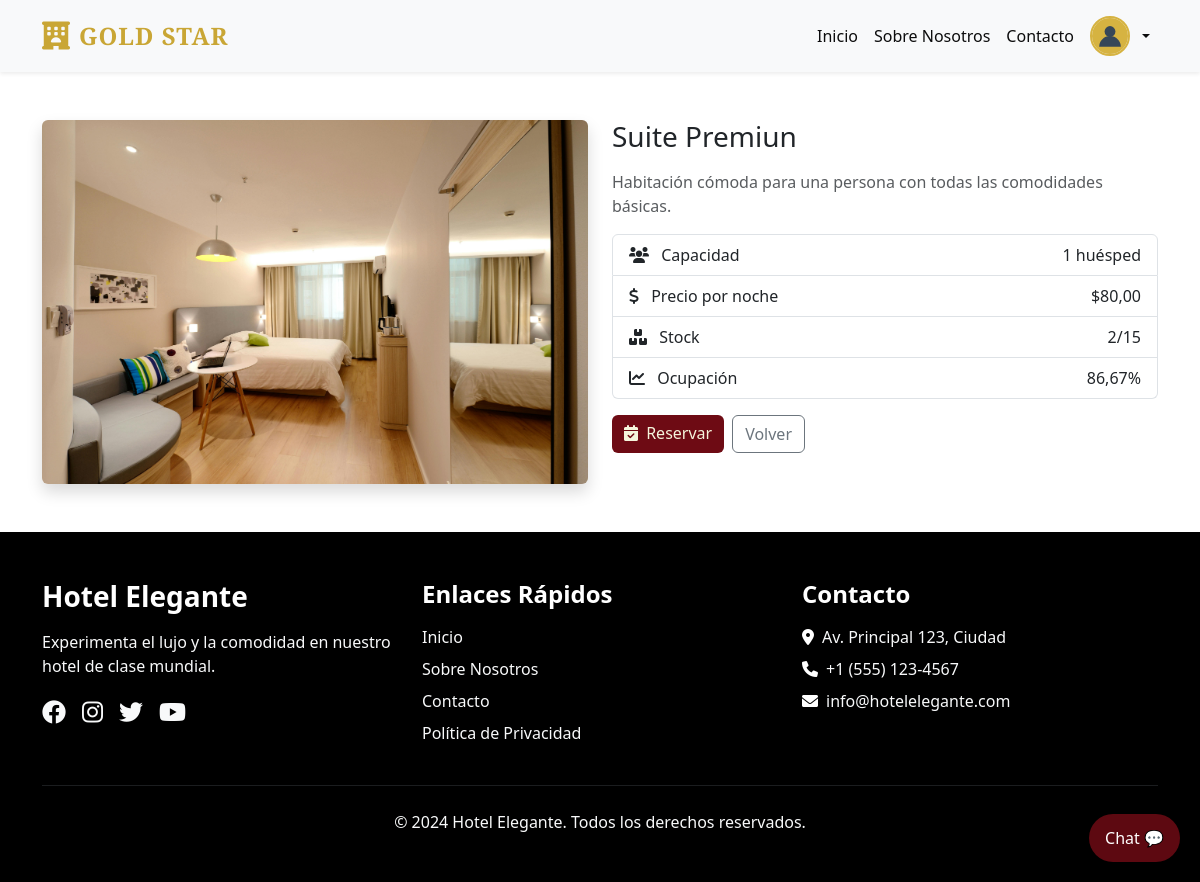
Screenshot of /habitaciones/tipo/1/ (signed in) with the database file from the repository.
### habitaciones/models.py (models this page shows, shortened)
class TipoHabitacion(models.Model):
    nombre = models.CharField(max_length=100, unique=True)
    precio = models.DecimalField(max_digits=10, decimal_places=2)
    capacidad = models.PositiveIntegerField(default=1)
    stock_total = models.PositiveIntegerField(default=0, help_text="Cantidad total de habitaciones de este tipo")
    stock_disponible = models.PositiveIntegerField(default=0, help_text="Cantidad disponible para reservar")
    descripcion = models.TextField(blank=True, null=True)
    imagen = models.ImageField(upload_to='tipos_habitaciones/', blank=True, null=True)
    activo = models.BooleanField(default=True)
    class Meta:
        verbose_name = "Tipo de Habitación"
        verbose_name_plural = "Tipos de Habitaciones"
    def porcentaje_ocupacion(self):
        if self.stock_total == 0:
            return 0
        ocupadas = self.stock_total - self.stock_disponible
        return round((ocupadas / self.stock_total) * 100, 2)

### habitaciones/views.py (the view)
# urls.py: path('tipo/<int:id>/', views.detalle_tipo_publico, name='detalle_tipo_publico'),
def detalle_tipo_publico(request, id):
    tipo = get_object_or_404(TipoHabitacion, id=id)
    return render(request, 'habitaciones/detalle_tipo.html', {
        'tipo': tipo
    })

### administracion/permissions.py (called while the page is built, shortened)
def obtener_roles_usuario(usuario):
    if not usuario.is_authenticated:
        return []
    return UsuarioRol.objects.filter(
        usuario=usuario,
        activo=True,
        rol__activo=True
    ).select_related('rol')

def es_super_admin(usuario):
    if not usuario.is_authenticated:
        return False
    if usuario.is_superuser:
        return True
    return UsuarioRol.objects.filter(
        usuario=usuario,
        rol__nombre='super_admin',
        activo=True,
        rol__activo=True
    ).exists()

def obtener_permisos_usuario(usuario):
    if not usuario.is_authenticated:
        return {}
    roles_usuario = obtener_roles_usuario(usuario)
    permisos_dict = {}
    for usuario_rol in roles_usuario:
        rol = usuario_rol.rol
        if rol.nombre == 'super_admin':
            from .models import Permiso
            permisos = Permiso.objects.all()
            for permiso in permisos:
                if permiso.modulo not in permisos_dict:
                    permisos_dict[permiso.modulo] = []
                if permiso.accion not in permisos_dict[permiso.modulo]:
                    permisos_dict[permiso.modulo].append(permiso.accion)
    if usuario.is_staff:
        acciones = permisos_dict.get('dashboard', [])
        if 'ver' not in acciones:
            acciones.append('ver')
            permisos_dict['dashboard'] = acciones
    return permisos_dict

### habitaciones/templates/habitaciones/detalle_tipo.html (shortened to what this page needs)
{% extends 'base.html' %}
{% load static %}
{% block content %}
<section class="py-5">
  <div class="container">
    <div class="row g-4">
      <div class="col-md-6">
        {% if tipo.imagen %}
          <img src="{{ tipo.imagen.url }}" class="img-fluid rounded shadow" alt="{{ tipo.nombre }}">
        {% else %}
          <img src="{% static 'img/habitacion_pexels_1.jpg' %}" class="img-fluid rounded shadow" alt="{{ tipo.nombre }}">
        {% endif %}
      </div>
      <div class="col-md-6">
        <h1 class="h3 mb-3">{{ tipo.nombre|title }}</h1>
        <p class="text-muted">{{ tipo.descripcion|default:"Un espacio cómodo y elegante, ideal para tu estadía." }}</p>
        <ul class="list-group mb-3">
          <li class="list-group-item d-flex justify-content-between align-items-center">
            <span><i class="fas fa-users me-2"></i> Capacidad</span>
            <span>{{ tipo.capacidad }} huésped{% if tipo.capacidad > 1 %}es{% endif %}</span>
          </li>
          <li class="list-group-item d-flex justify-content-between align-items-center">
            <span><i class="fas fa-dollar-sign me-2"></i> Precio por noche</span>
            <span>${{ tipo.precio }}</span>
          </li>
          <li class="list-group-item d-flex justify-content-between align-items-center">
            <span><i class="fas fa-boxes me-2"></i> Stock</span>
            <span>{{ tipo.stock_disponible }}/{{ tipo.stock_total }}</span>
          </li>
          {% if tipo.stock_total %}
          <li class="list-group-item d-flex justify-content-between align-items-center">
            <span><i class="fas fa-chart-line me-2"></i> Ocupación</span>
            <span>{{ tipo.porcentaje_ocupacion }}%</span>
          </li>
          {% endif %}
        </ul>
        <div class="d-flex gap-2">
          <a href="{% url 'reservas:seleccionar_huespedes' %}" class="btn btn-primary">
            <i class="fas fa-calendar-check me-1"></i> Reservar
          </a>
          <a href="{% url 'habitaciones_explorar' %}" class="btn btn-outline-secondary">Volver</a>
        </div>
      </div>
    </div>
  </div>
{% endblock %}

### hotel/static/css/style.css (style rules this page uses)
:root { --vino: #6E0B14; --beige: #F5F5DC; --negro: #1A1A1A; --dorado: #C9A635; --texto: #2A2A2A; --bs-primary: var(--vino); --bs-secondary: var(--dorado); }
html { font-size: 16px; -webkit-text-size-adjust: 100%; }
.btn-vino, .btn.btn-primary { background-color: var(--vino) !important; color: var(--beige) !important; border: none; transition: all 0.3s ease; }

### rows the page displays
TipoHabitacion: nombre "Suite Premiun", descripcion "Habitación cómoda para una persona con todas las comodidades básicas.", capacidad "1", precio "80,00", stock_disponible "2", stock_total "15", porcentaje_ocupacion "86,67"
